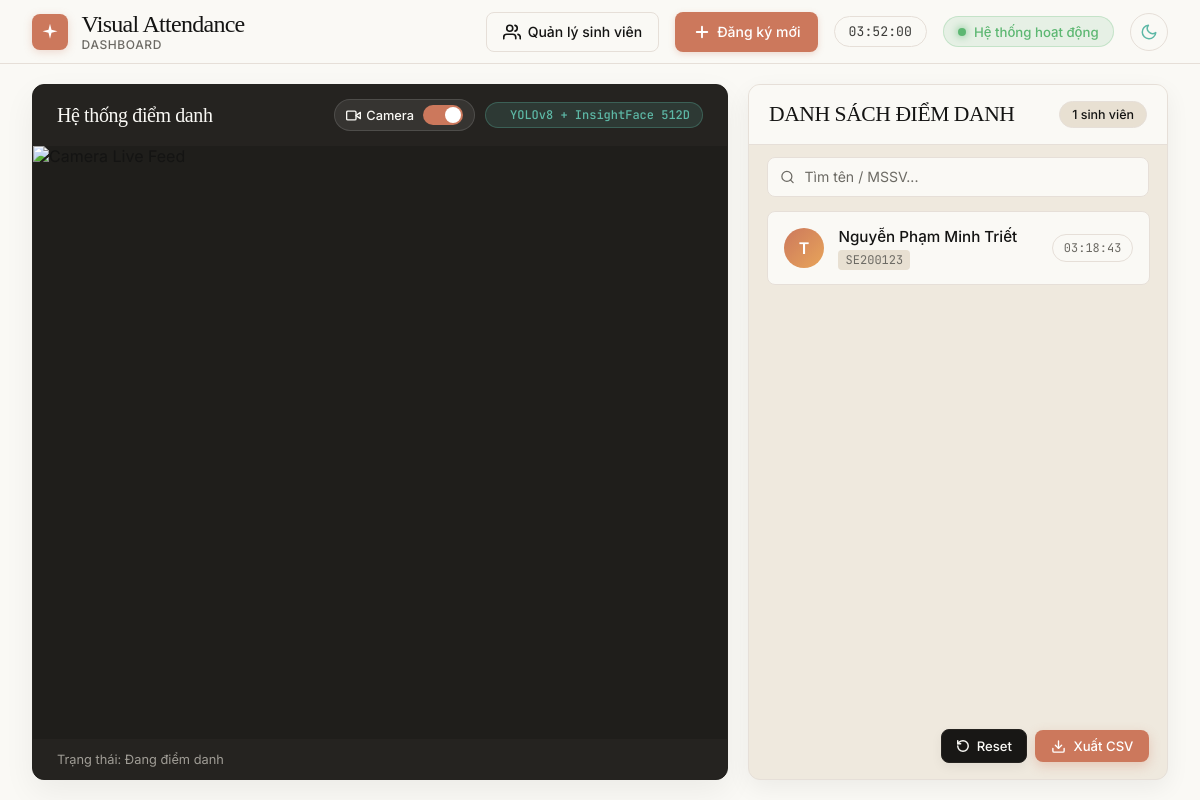
Before: / with the older database file.
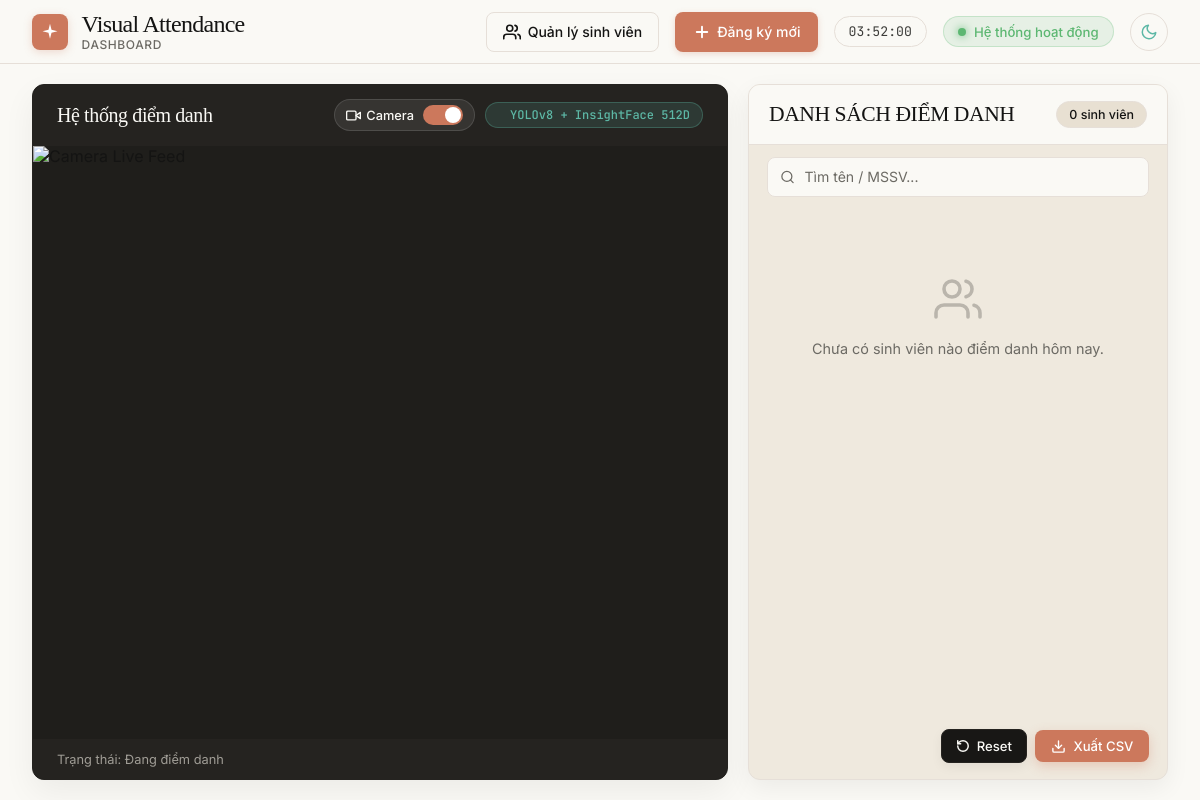
After: the same page with the newer database file.
### tables this page shows
CREATE TABLE students (
            student_code TEXT PRIMARY KEY,
            name TEXT NOT NULL,
            embedding TEXT NOT NULL
        );

CREATE TABLE attendance (
            id INTEGER PRIMARY KEY AUTOINCREMENT,
            student_code TEXT NOT NULL,
            timestamp DATETIME DEFAULT CURRENT_TIMESTAMP,
            FOREIGN KEY (student_code) REFERENCES students (student_code)
        );

### app.py (the view)
@app.get("/")
async def index(request: Request):
    refresh_student_cache()
    attendance = get_today_attendance()
    return templates.TemplateResponse(request=request, name="index.html", context={"attendance": attendance})

### templates/index.html (shortened to what this page needs)
<!DOCTYPE html>
<html lang="vi" data-theme="dark">
<head>
</head>
<body>
    <header>
        <div class="brand">
            <div class="brand-icon">
                <svg width="20" height="20" viewBox="0 0 24 24" fill="currentColor">
                    <path d="M12 2L13.8 9.2L21 11L13.8 12.8L12 20L10.2 12.8L3 11L10.2 9.2L12 2Z" />
                </svg>
            </div>
            <div>
                <h1 class="brand-title">Visual Attendance</h1>
                <div class="brand-subtitle">Dashboard</div>
            </div>
        </div>
        <div class="header-meta">
            <button class="btn-manage" onclick="openManageModal()">
                <span>Quản lý sinh viên</span>
            </button>
            <button class="btn-register" onclick="openRegisterModal()">
                <svg width="18" height="18" viewBox="0 0 24 24" fill="none" stroke="currentColor" stroke-width="2.5"
                    stroke-linecap="round" stroke-linejoin="round">
                    <line x1="12" y1="5" x2="12" y2="19"></line>
                    <line x1="5" y1="12" x2="19" y2="12"></line>
                </svg>
                <span>Đăng ký mới</span>
            </button>
            <div class="live-clock" id="live-clock">--:--:--</div>
            <div class="status-badge" id="conn-status">
                <div class="status-dot"></div>
                <span>Hệ thống hoạt động</span>
            </div>
            <button class="btn-theme-toggle" id="theme-toggle-btn" onclick="toggleTheme()"
                title="Chuyển đổi giao diện Sáng / Tối">
                <svg class="moon-icon" width="18" height="18" viewBox="0 0 24 24" fill="none" stroke="currentColor"
                    stroke-width="2" stroke-linecap="round" stroke-linejoin="round">
                    <path d="M21 12.79A9 9 0 1 1 11.21 3 7 7 0 0 0 21 12.79z"></path>
                </svg>
            </button>
        </div>
    </header>
    <main>
        <section class="video-container">
            <div class="video-header">
                <div class="video-header-title">
                    <h2>Hệ thống điểm danh</h2>
                </div>
                <div style="display:flex; align-items:center; gap:0.6rem;">
                    <label class="ios-toggle-wrapper" title="tắt / bật Camera">
                        <span class="ios-toggle-title">
                            <svg width="15" height="15" viewBox="0 0 24 24" fill="none" stroke="currentColor"
                                stroke-width="2.2" stroke-linecap="round" stroke-linejoin="round">
                                <path d="M23 7l-7 5 7 5V7z"></path>
                                <rect x="1" y="5" width="15" height="14" rx="2" ry="2"></rect>
                            </svg>
                            <span id="cam-toggle-text">Camera</span>
                        </span>
                        <span class="ios-switch">
                            <span class="ios-slider"></span>
                        </span>
                    </label>
                    <div class="pipeline-pill">
                        <span
                            style="width: 6px; height: 6px; background: var(--accent-cyan); border-radius: 50%;"></span>
                        YOLOv8 + InsightFace 512D
                    </div>
                </div>
            </div>
            <div class="video-wrapper">
                <img src="/video_feed" class="video-feed" id="main-video-feed" alt="Camera Live Feed">
            </div>
            <div class="video-footer">
                <span id="video-footer-status">Trạng thái: Đang điểm danh</span>
            </div>
        </section>
        <section class="attendance-panel">
            <div class="panel-header">
                <div>
                    <h2 class="panel-title">DANH SÁCH ĐIỂM DANH</h2>
                </div>
                <div style="display:flex; align-items:center; gap:0.6rem;">
                    <div class="count-chip" id="total-count">
                        {{ attendance|length if attendance else 0 }} sinh viên
                    </div>
                </div>
            </div>
            <div class="search-box">
                <div style="position: relative; width: 100%;">
                    <input type="text" class="search-input" id="search-input" placeholder="Tìm tên / MSSV..."
                        oninput="filterAttendance()" style="padding-left: 2.3rem;">
                </div>
            </div>
            <ul class="attendance-list" id="attendance-list">
                {% if attendance %}
                {% for p in attendance %}
                <li class="attendance-item" data-code="{{ p.student_code }}" data-name="{{ p.name }}">
                    <div class="avatar">{{ (p.name.strip().split()[-1][0].upper()) if p.name else '?' }}</div>
                    <div class="student-info">
                        <div class="student-name-box">
                            <div class="student-name" title="{{ p.name }}">{{ p.name }}</div>
                        </div>
                        <span class="student-code">{{ p.student_code }}</span>
                    </div>
                    <div class="time-badge">{{ p.time }}</div>
                </li>
                {% endfor %}
                {% else %}
                <div class="empty-state" id="empty-state">
                    <svg viewBox="0 0 24 24" fill="none" stroke="currentColor" stroke-width="1.8" stroke-linecap="round"
                        stroke-linejoin="round">
                        <path d="M17 21v-2a4 4 0 0 0-4-4H5a4 4 0 0 0-4 4v2"></path>
                        <circle cx="9" cy="7" r="4"></circle>
                        <path d="M23 21v-2a4 4 0 0 0-3-3.87"></path>
                        <path d="M16 3.13a4 4 0 0 1 0 7.75"></path>
                    </svg>
                    <p>Chưa có sinh viên nào điểm danh hôm nay.</p>
                </div>
                {% endif %}
            </ul>
            <div class="floating-panel-actions">
                <button class="btn-reset-floating" onclick="resetAttendanceAction()"
                    title="Reset danh sách điểm danh hôm nay">
                    <svg width="14" height="14" viewBox="0 0 24 24" fill="none" stroke="currentColor" stroke-width="2.5"
                        stroke-linecap="round" stroke-linejoin="round">
                        <path d="M3 12a9 9 0 1 0 9-9 9.75 9.75 0 0 0-6.74 2.74L3 8"></path>
                        <path d="M3 3v5h5"></path>
                    </svg>
                    <span>Reset</span>
                </button>
                <button class="btn-export-csv-floating" onclick="exportAttendanceCSV()"
                    title="Xuất danh sách điểm danh hôm nay ra file CSV">
                    <svg width="15" height="15" viewBox="0 0 24 24" fill="none" stroke="currentColor" stroke-width="2.2"
                        stroke-linecap="round" stroke-linejoin="round">
                        <path d="M21 15v4a2 2 0 0 1-2 2H5a2 2 0 0 1-2-2v-4"></path>
                        <polyline points="7 10 12 15 17 10"></polyline>
                        <line x1="12" y1="15" x2="12" y2="3"></line>
                    </svg>
                    <span>Xuất CSV</span>
                </button>
            </div>
        </section>
    </main>
</body>
</html>

Changed rows visible on the page:
removed attendance: name "Nguyễn Phạm Minh Triết", student_code "SE200123", time "03:18:43"
removed students: name "T"
Other visible differences:
{{ attendance|length if attendance else 0 }}: "1" → "0"
text now shown: "Chưa có sinh viên nào điểm danh hôm nay."
